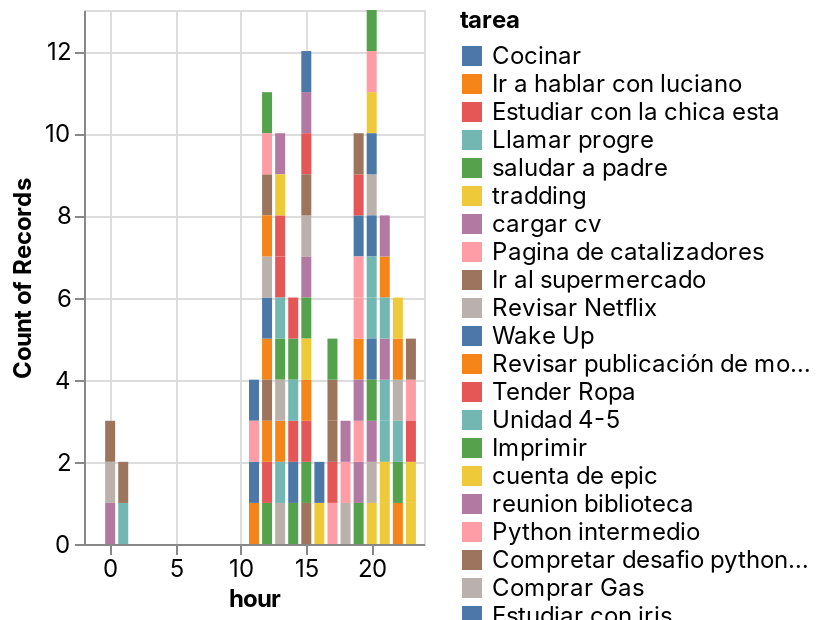

Notebook code for this chart:
### Code cell


### Figure 1 — Vega-Lite specification as saved in the notebook (floating-point values rounded to 4 significant figures)
{"config": {"view": {"continuousWidth": 400, "continuousHeight": 300}, "area": {"fill": "#51C0E9"}, "axis": {"labelFont": "Inter, sans-serif", "labelFontSize": 12, "labelFontWeight": "normal", "labelLimit": 60, "labelOverlap": "greedy", "titleFont": "Inter, sans-serif", "titleFontSize": 12, "titleFontWeight": "bold"}, "background": "#ffffff", "legend": {"labelFont": "Inter, sans-serif", "labelFontSize": 12, "titleFont": "Inter, sans-serif", "titleFontSize": 12, "titleFontWeight": "bold"}, "line": {"stroke": "#51C0E9", "strokeWidth": 2}, "rect": {"fill": "#51C0E9"}, "title": {"anchor": "start", "color": "#000000", "font": "Inter, sans-serif", "fontSize": 22, "fontWeight": "normal"}}, "data": {"name": "data-2dcaa566d46c99bd9151c0cbaa7c00e0"}, "mark": {"type": "bar", "tooltip": {"content": "data"}}, "autosize": {"type": "fit"}, "encoding": {"color": {"type": "nominal", "field": "tarea", "scale": {"type": "linear", "zero": false}, "sort": null}, "x": {"type": "quantitative", "field": "hour", "scale": {"type": "linear", "zero": false}, "sort": null}, "y": {"type": "quantitative", "aggregate": "count", "field": "COUNT(*)", "scale": {"type": "linear", "zero": true}, "sort": null}}, "height": 300, "width": "container", "$schema": "https://vega.github.io/schema/vega-lite/v4.json", "datasets": {"data-2dcaa566d46c99bd9151c0cbaa7c00e0": [{"tarea": "Cocinar", "completado": 1, "fecha_creacion": "2021-05-24 13:45", "fecha_vencimiento": "2021-05-24T16:45:00", "hour": 16}, {"tarea": "Ir a hablar con luciano", "completado": 1, "fecha_creacion": "2021-05-28 18:00", "fecha_vencimiento": "2021-05-28T21:00:00", "hour": 21}, {"tarea": "Estudiar con la chica esta", "completado": 1, "fecha_creacion": "2021-05-29 10:00", "fecha_vencimiento": "2021-05-29T13:00:00", "hour": 13}, {"tarea": "Llamar progre", "completado": 1, "fecha_creacion": "Jun 2 17:39", "fecha_vencimiento": "2021-06-02T20:39:00", "hour": 20}, {"tarea": "saludar a padre", "completado": 1, "fecha_creacion": "Jun 20 12:00", "fecha_vencimiento": "2021-06-20T15:00:00", "hour": 15}, {"tarea": "tradding", "completado": 1, "fecha_creacion": "Jul 3 18:00", "fecha_vencimiento": "2021-07-03T21:00:00", "hour": 21}, {"tarea": "cargar cv", "completado": 1, "fecha_creacion": "2021-07-10 21:00", "fecha_vencimiento": "2021-07-11T00:00:00", "hour": 0}, {"tarea": "Pagina de catalizadores", "completado": 1, "fecha_creacion": "Jul 16 20:00", "fecha_vencimiento": "2021-07-16T23:00:00", "hour": 23}, {"tarea": "Ir al supermercado", "completado": 1, "fecha_creacion": "2021-07-17 14:30", "fecha_vencimiento": "2021-07-17T17:30:00", "hour": 17}, {"tarea": "Revisar Netflix", "completado": 1, "fecha_creacion": "2021-05-25 19:30", "fecha_vencimiento": "2021-05-25T22:30:00", "hour": 22}, {"tarea": "Wake Up", "completado": 1, "fecha_creacion": "2021-05-26 08:30", "fecha_vencimiento": "2021-05-26T11:30:00", "hour": 11}, {"tarea": "Revisar publicación de moto", "completado": 1, "fecha_creacion": "2021-05-30 16:30", "fecha_vencimiento": "2021-05-30T19:30:00", "hour": 19}, {"tarea": "Tender Ropa", "completado": 1, "fecha_creacion": "2021-05-31 14:00", "fecha_vencimiento": "2021-05-31T17:00:00", "hour": 17}, {"tarea": "Unidad 4-5", "completado": 1, "fecha_creacion": "2021-06-02 18:00", "fecha_vencimiento": "2021-06-02T21:00:00", "hour": 21}, {"tarea": "Imprimir", "completado": 1, "fecha_creacion": "2021-06-07 11:00", "fecha_vencimiento": "2021-06-07T14:00:00", "hour": 14}, {"tarea": "cuenta de epic", "completado": 1, "fecha_creacion": "Jun 8 20:30", "fecha_vencimiento": "2021-06-08T23:30:00", "hour": 23}, {"tarea": "reunion biblioteca", "completado": 1, "fecha_creacion": "Jun 22 16:30", "fecha_vencimiento": "2021-06-22T19:30:00", "hour": 19}, {"tarea": "Python intermedio", "completado": 1, "fecha_creacion": "2021-07-10 16:30", "fecha_vencimiento": "2021-07-10T19:30:00", "hour": 19}, {"tarea": "Compretar desafio python intermedio", "completado": 1, "fecha_creacion": "Jul 11 09:00", "fecha_vencimiento": "2021-07-11T12:00:00", "hour": 12}, {"tarea": "Comprar Gas", "completado": 1, "fecha_creacion": "2021-07-17 17:15", "fecha_vencimiento": "2021-07-17T20:15:00", "hour": 20}, {"tarea": "Estudiar con iris", "completado": 1, "fecha_creacion": "2021-05-30 17:00", "fecha_vencimiento": "2021-05-30T20:00:00", "hour": 20}, {"tarea": "unidad 6-8", "completado": 1, "fecha_creacion": "2021-06-03 08:45", "fecha_vencimiento": "2021-06-03T11:45:00", "hour": 11}, {"tarea": "Arreglar foco", "completado": 1, "fecha_creacion": "2021-06-09 11:30", "fecha_vencimiento": "2021-06-09T14:30:00", "hour": 14}, {"tarea": "Llamar airnet", "completado": 1, "fecha_creacion": "Jun 9 17:00", "fecha_vencimiento": "2021-06-09T20:00:00", "hour": 20}, {"tarea": "charla informatorio", "completado": 1, "fecha_creacion": "Jul 13 19:00", "fecha_vencimiento": "2021-07-13T22:00:00", "hour": 22}, {"tarea": "Curso de pandas", "completado": 1, "fecha_creacion": "2021-07-17 13:45", "fecha_vencimiento": "2021-07-17T16:45:00", "hour": 16}, {"tarea": "Aprender programacion", "completado": 1, "fecha_creacion": "2021-05-30 10:00", "fecha_vencimiento": "2021-05-30T13:00:00", "hour": 13}, {"tarea": "hacer nota", "completado": 1, "fecha_creacion": "2021-07-13 16:30", "fecha_vencimiento": "2021-07-13T19:30:00", "hour": 19}, {"tarea": "Ir a lavar ropa", "completado": 1, "fecha_creacion": "2021-05-30 21:00", "fecha_vencimiento": "2021-05-31T00:00:00", "hour": 0}, {"tarea": "enviar prueba blanco y negro", "completado": 1, "fecha_creacion": "May 31 17:30", "fecha_vencimiento": "2021-05-31T20:30:00", "hour": 20}, {"tarea": "Llámame get com", "completado": 1, "fecha_creacion": "Jul 13 17:00", "fecha_vencimiento": "2021-07-13T20:00:00", "hour": 20}, {"tarea": "poner presente en discor", "completado": 1, "fecha_creacion": "Jul 13 19:00", "fecha_vencimiento": "2021-07-13T22:00:00", "hour": 22}, {"tarea": "pensar lo del internet", "completado": 1, "fecha_creacion": "Jun 11 12:00", "fecha_vencimiento": "2021-06-11T15:00:00", "hour": 15}, {"tarea": "ir a dormir", "completado": 1, "fecha_creacion": "2021-07-14 22:30", "fecha_vencimiento": "2021-07-15T01:30:00", "hour": 1}, {"tarea": "Asamblea AESIQ", "completado": 1, "fecha_creacion": "every thu,fri at 14:30 ending 2021-07-22", "fecha_vencimiento": "2021-07-22T17:30:00", "hour": 17}, {"tarea": "Charla online Brillant Startup", "completado": 0, "fecha_creacion": "Jul 22 17:00", "fecha_vencimiento": "2021-07-22T20:00:00", "hour": 20}, {"tarea": "Reunión informativa pre-coneiq", "completado": 1, "fecha_creacion": "Jun 18 17:00", "fecha_vencimiento": "2021-06-18T20:00:00", "hour": 20}, {"tarea": "pre coneiq es mañana", "completado": 1, "fecha_creacion": "2021-07-14 14:00", "fecha_vencimiento": "2021-07-14T17:00:00", "hour": 17}, {"tarea": "Asamblea AESIQ", "completado": 1, "fecha_creacion": "2021-07-17 09:00", "fecha_vencimiento": "2021-07-17T12:00:00", "hour": 12}, {"tarea": "Asamblea AESIQ", "completado": 1, "fecha_creacion": "every thu,fri at 17:00 ending 2021-07-22", "fecha_vencimiento": "2021-07-22T20:00:00", "hour": 20}, {"tarea": "Definir horarios", "completado": 1, "fecha_creacion": "Jun 1 20:30", "fecha_vencimiento": "2021-06-01T23:30:00", "hour": 23}, {"tarea": "Programarr iris", "completado": 1, "fecha_creacion": "Jun 11 21:00", "fecha_vencimiento": "2021-06-12T00:00:00", "hour": 0}, {"tarea": "Organizar micro", "completado": 1, "fecha_creacion": "Jun 21 16:00", "fecha_vencimiento": "2021-06-21T19:00:00", "hour": 19}, {"tarea": "Examen termodinámica", "completado": 1, "fecha_creacion": "2021-07-06 09:00", "fecha_vencimiento": "2021-07-06T12:00:00", "hour": 12}, {"tarea": "Ir a estudiar con brigitte", "completado": 1, "fecha_creacion": "2021-07-14 16:00", "fecha_vencimiento": "2021-07-14T19:00:00", "hour": 19}, {"tarea": "Taller \"Despierta tu liderazgo joven\"", "completado": 1, "fecha_creacion": "2021-07-16 19:00", "fecha_vencimiento": "2021-07-16T22:00:00", "hour": 22}, {"tarea": "Terminar unidad 2", "completado": 1, "fecha_creacion": "2021-05-26 10:00", "fecha_vencimiento": "2021-05-26T13:00:00", "hour": 13}, {"tarea": "hablar con diego", "completado": 1, "fecha_creacion": "Jun 21 17:00", "fecha_vencimiento": "2021-06-21T20:00:00", "hour": 20}, {"tarea": "Hacer un resumen imprimible", "completado": 1, "fecha_creacion": "Jun 1 12:00", "fecha_vencimiento": "2021-06-01T15:00:00", "hour": 15}, {"tarea": "Teoría de termo", "completado": 1, "fecha_creacion": "every wed,fri at 15:00 ending 2021-06-16", "fecha_vencimiento": "2021-06-16T18:00:00", "hour": 18}, {"tarea": "Rendir final", "completado": 1, "fecha_creacion": "Jun 15 09:00", "fecha_vencimiento": "2021-06-15T12:00:00", "hour": 12}, {"tarea": "organizar", "completado": 1, "fecha_creacion": "Jun 22 10:00", "fecha_vencimiento": "2021-06-22T13:00:00", "hour": 13}, {"tarea": "@G_calendar leer unidad 12", "completado": 1, "fecha_creacion": "2021-05-24 12:00", "fecha_vencimiento": "2021-05-24T15:00:00", "hour": 15}, {"tarea": "leer unidad 2", "completado": 1, "fecha_creacion": "2021-05-25 12:00", "fecha_vencimiento": "2021-05-25T15:00:00", "hour": 15}, {"tarea": "Hacer un resumen imprimible", "completado": 1, "fecha_creacion": "2021-05-31 15:00", "fecha_vencimiento": "2021-05-31T18:00:00", "hour": 18}, {"tarea": "ir a bibilioteca", "completado": 1, "fecha_creacion": "Jun 14 09:00", "fecha_vencimiento": "2021-06-14T12:00:00", "hour": 12}, {"tarea": "Revisar mejores unidades", "completado": 1, "fecha_creacion": "Jun 14 10:00", "fecha_vencimiento": "2021-06-14T13:00:00", "hour": 13}, {"tarea": "visitar a daniel", "completado": 1, "fecha_creacion": "Jun 14 16:00", "fecha_vencimiento": "2021-06-14T19:00:00", "hour": 19}, {"tarea": "preparar capturas", "completado": 1, "fecha_creacion": "Jun 14 20:00", "fecha_vencimiento": "2021-06-14T23:00:00", "hour": 23}, {"tarea": "INFORMÁTORIO", "completado": 0, "fecha_creacion": "every tue,thu,fri at 18:00", "fecha_vencimiento": "2021-07-22T21:00:00", "hour": 21}, {"tarea": "Programación codo a codo", "completado": 1, "fecha_creacion": "2021-05-24 16:15", "fecha_vencimiento": "2021-05-24T19:15:00", "hour": 19}, {"tarea": "vender dolares ethel", "completado": 1, "fecha_creacion": "May 31 12:00", "fecha_vencimiento": "2021-05-31T15:00:00", "hour": 15}, {"tarea": "instalar andorid studio", "completado": 1, "fecha_creacion": "2021-06-03 15:30", "fecha_vencimiento": "2021-06-03T18:30:00", "hour": 18}, {"tarea": "Examen desarrollo web", "completado": 1, "fecha_creacion": "Jun 11 09:00", "fecha_vencimiento": "2021-06-11T12:00:00", "hour": 12}, {"tarea": "hacer base de datos", "completado": 1, "fecha_creacion": "Jun 19 10:00", "fecha_vencimiento": "2021-06-19T13:00:00", "hour": 13}, {"tarea": "Info day", "completado": 1, "fecha_creacion": "2021-06-24 12:00", "fecha_vencimiento": "2021-06-24T15:00:00", "hour": 15}, {"tarea": "charla info", "completado": 1, "fecha_creacion": "Jul 5 18:00", "fecha_vencimiento": "2021-07-05T21:00:00", "hour": 21}, {"tarea": "Platzi Live Classes", "completado": 1, "fecha_creacion": "2021-07-06 17:00", "fecha_vencimiento": "2021-07-06T20:00:00", "hour": 20}, {"tarea": "info", "completado": 1, "fecha_creacion": "May 28 18:00", "fecha_vencimiento": "2021-05-28T21:00:00", "hour": 21}, {"tarea": "Tener el dinero listo", "completado": 0, "fecha_creacion": "every 1 months at 12:00", "fecha_vencimiento": "2021-07-26T15:00:00", "hour": 15}, {"tarea": "Avisar a Ethel que consiga el dinero", "completado": 0, "fecha_creacion": "Jul 22 09:00", "fecha_vencimiento": "2021-07-22T12:00:00", "hour": 12}, {"tarea": "Bombernan r", "completado": 1, "fecha_creacion": "2021-05-27 16:00", "fecha_vencimiento": "2021-05-27T19:00:00", "hour": 19}, {"tarea": "Enviar Mesaje a trabajo", "completado": 1, "fecha_creacion": "2021-05-25 09:15", "fecha_vencimiento": "2021-05-25T12:15:00", "hour": 12}, {"tarea": "Cobro de netflix", "completado": 1, "fecha_creacion": "Jun 22 17:00", "fecha_vencimiento": "2021-06-22T20:00:00", "hour": 20}, {"tarea": "Jugar", "completado": 1, "fecha_creacion": "2021-05-24 19:00", "fecha_vencimiento": "2021-05-24T22:00:00", "hour": 22}, {"tarea": "Enviar Enlaces de Pago", "completado": 1, "fecha_creacion": "2021-06-15 10:00", "fecha_vencimiento": "2021-06-15T13:00:00", "hour": 13}, {"tarea": "ir al banco", "completado": 1, "fecha_creacion": "May 31 10:30", "fecha_vencimiento": "2021-05-31T13:30:00", "hour": 13}, {"tarea": "testing", "completado": 1, "fecha_creacion": "May 30 09:00", "fecha_vencimiento": "2021-05-30T12:00:00", "hour": 12}, {"tarea": "Cancelar suscripción disney+", "completado": 1, "fecha_creacion": "Jun 28 10:00", "fecha_vencimiento": "2021-06-28T13:00:00", "hour": 13}, {"tarea": "Pedir dinero a ethel", "completado": 1, "fecha_creacion": "Jun 3 18:00", "fecha_vencimiento": "2021-06-03T21:00:00", "hour": 21}, {"tarea": "Avisar que hoy no puedo por trabajo", "completado": 1, "fecha_creacion": "Jun 1 17:30", "fecha_vencimiento": "2021-06-01T20:30:00", "hour": 20}, {"tarea": "Programar", "completado": 1, "fecha_creacion": "Jun 1 22:30", "fecha_vencimiento": "2021-06-02T01:30:00", "hour": 1}, {"tarea": "Pago de maria spotufy", "completado": 1, "fecha_creacion": "Jun 11 12:00", "fecha_vencimiento": "2021-06-11T15:00:00", "hour": 15}, {"tarea": "Ir al trabajo", "completado": 0, "fecha_creacion": "every wed at 08:00", "fecha_vencimiento": "2021-07-28T11:00:00", "hour": 11}, {"tarea": "Encontrar netflix", "completado": 1, "fecha_creacion": "2021-06-04 09:00", "fecha_vencimiento": "2021-06-04T12:00:00", "hour": 12}, {"tarea": "Tramites con ethel", "completado": 1, "fecha_creacion": "2021-06-09 11:00", "fecha_vencimiento": "2021-06-09T14:00:00", "hour": 14}, {"tarea": "Ir al super", "completado": 1, "fecha_creacion": "2021-06-11 18:30", "fecha_vencimiento": "2021-06-11T21:30:00", "hour": 21}, {"tarea": "Transferir dinero a Uala para Spotify", "completado": 0, "fecha_creacion": "every 1 months at 12:00", "fecha_vencimiento": "2021-09-12T15:00:00", "hour": 15}, {"tarea": "arreglar enchufe pieza", "completado": 1, "fecha_creacion": "Jun 16 12:00", "fecha_vencimiento": "2021-06-16T15:00:00", "hour": 15}, {"tarea": "Ir al supermercado", "completado": 1, "fecha_creacion": "Jun 22 12:30", "fecha_vencimiento": "2021-06-22T15:30:00", "hour": 15}, {"tarea": "hacer estimado de producto para un mes o dos semanas", "completado": 1, "fecha_creacion": "Jul 6 16:00", "fecha_vencimiento": "2021-07-06T19:00:00", "hour": 19}, {"tarea": "Levantarme y comprar pan", "completado": 1, "fecha_creacion": "2021-06-14 08:00", "fecha_vencimiento": "2021-06-14T11:00:00", "hour": 11}, {"tarea": "Pagar a Ethel", "completado": 1, "fecha_creacion": "Jun 21 14:00", "fecha_vencimiento": "2021-06-21T17:00:00", "hour": 17}, {"tarea": "comprar clavos", "completado": 1, "fecha_creacion": "Jul 3 10:00", "fecha_vencimiento": "2021-07-03T13:00:00", "hour": 13}, {"tarea": "comprar milanesas", "completado": 1, "fecha_creacion": "2021-06-15 11:00", "fecha_vencimiento": "2021-06-15T14:00:00", "hour": 14}, {"tarea": "Salir a correr", "completado": 1, "fecha_creacion": "Jun 24 09:30", "fecha_vencimiento": "2021-06-24T12:30:00", "hour": 12}, {"tarea": "Yoga moment", "completado": 0, "fecha_creacion": "every mon,wed,fri at 20:30", "fecha_vencimiento": "2021-07-26T23:30:00", "hour": 23}, {"tarea": "Pagar alquiler", "completado": 1, "fecha_creacion": "2021-07-14 11:30", "fecha_vencimiento": "2021-07-14T14:30:00", "hour": 14}, {"tarea": "silla gamer", "completado": 1, "fecha_creacion": "Jul 20 11:00", "fecha_vencimiento": "2021-07-20T14:00:00", "hour": 14}, {"tarea": "Charla data Science platzi", "completado": 1, "fecha_creacion": "Jul 15 19:00", "fecha_vencimiento": "2021-07-15T22:00:00", "hour": 22}]}}
